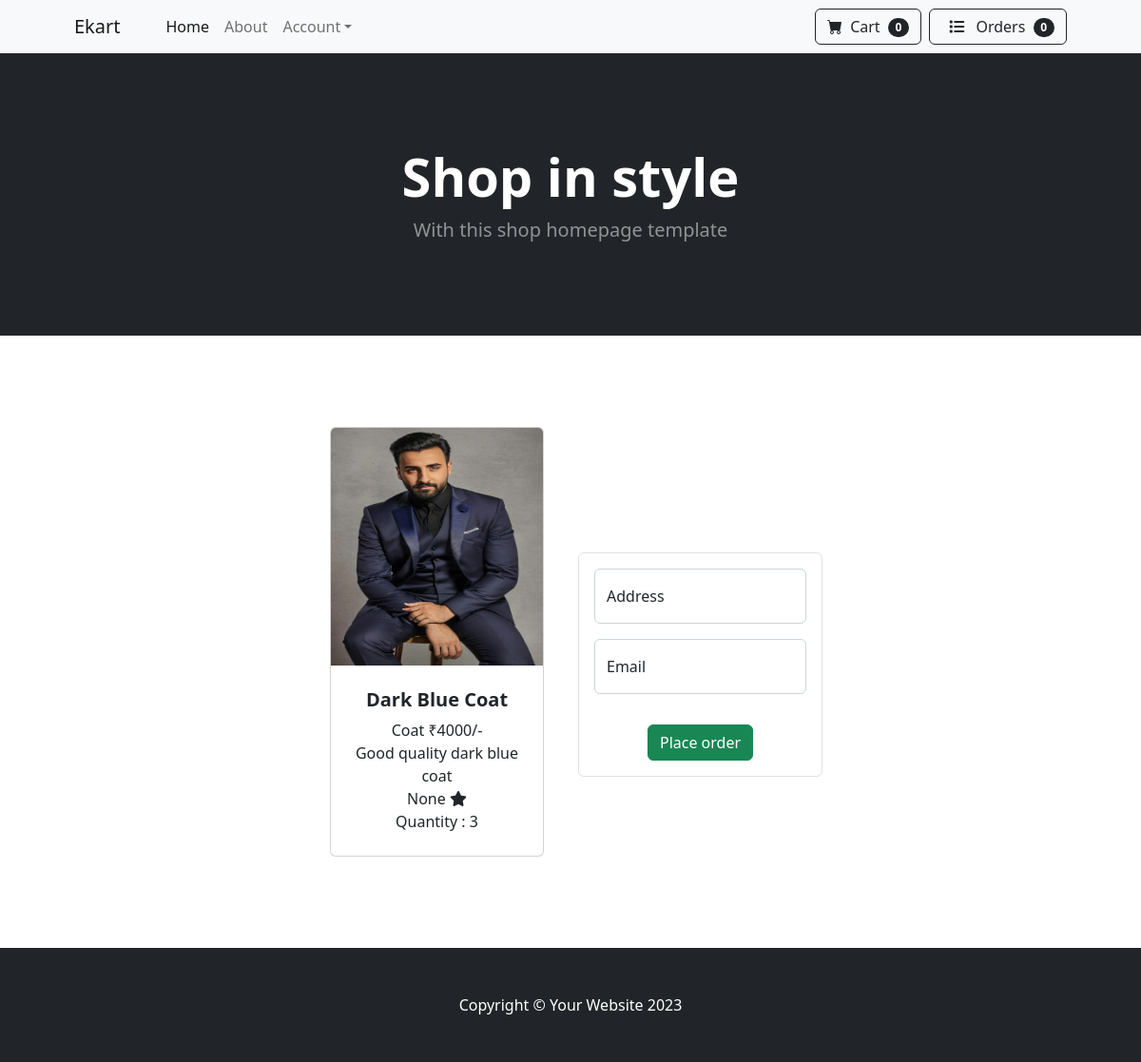
The page /place/order/1 on the database its author committed.
### user_app/models.py (models this page shows)
class Cart(models.Model):
    product=models.ForeignKey(Products,on_delete=models.CASCADE)
    user = models.ForeignKey(User,on_delete=models.CASCADE)
    quantity = models.PositiveIntegerField(default=1)
    date = models.DateField(auto_now_add=True)
    options =(
        ('in-cart','in-cart'),
        ('order-placed','order-placed'),
        ('cancelled','cancelled')
    )
    status = models.CharField(max_length=100,default='in-cart',choices=options)

### admin_app/models.py (models this page shows, shortened)
class Products(models.Model):
    product_name = models.CharField(max_length=100)
    price = models.PositiveIntegerField()
    description = models.TextField(max_length=100)
    rating = models.PositiveIntegerField(null=True,blank=True)
    image = models.ImageField(upload_to='images')
    category = models.ForeignKey(Category,on_delete=models.CASCADE)

class Category(models.Model):
    category_name = models.CharField(max_length=100,unique=True)
    is_active = models.BooleanField(default=True)
    def __str__(self):
        return self.category_name

### user_app/views.py (the view, shortened to what this page needs)
# urls.py: path('place/order/<int:id>',views.PlaceOrder.as_view(),name = 'placeorder_view'),
class PlaceOrder(TemplateView):
    template_name = 'place_order.html'
    def get_context_data(self, **kwargs):
        context = super().get_context_data(**kwargs)
        context['form'] = OrderForm()
        context['product'] = Cart.objects.get(id = kwargs.get('id'))
        return context

### user_app/forms.py
class OrderForm(forms.ModelForm):
    class Meta:
        model = Orders
        fields = ['address','email']
        widgets ={
            'address':forms.TextInput(attrs={'class':'form-control','placeholder':'Enter your address'}),
            'email':forms.EmailInput(attrs={'class':'form-control','placeholder':'Enter your email','type':'email'})
        }

### user_app/context_processors.py (called while the page is built)
def cart_count(request):
    if request.user.is_authenticated:
        count = Cart.objects.filter(user = request.user,status = 'in-cart').count()
        return {'count':count}
    else:
        return {'count':0}

def order_count(request):
    if request.user.is_authenticated:
        order_count = Orders.objects.filter(user = request.user,status = 'order-placed').count()
        return {'order_count':order_count}
    else:
        return {'order_count':0}

### user_app/templates/place_order.html (shortened to what this page needs)
{% extends 'index.html' %}
{% block content %}
<section class="py-5">
    <div class="container px-4 px-lg-5 mt-5">
        <div class="row gx-4 gx-lg-5 row-cols-2 row-cols-md-3 row-cols-xl-4 justify-content-center">
            <div class="col-6 mb-5">
                <div class="card h-100 w-100">
                    <img class="card-img-top" src="{{product.product.image.url}}" alt="..." height="250px">
                    <div class="card-body p-4">
                        <div class="text-center">
                            <h5 class="fw-bolder">{{product.product.product_name}}</h5>
                            {{product.product.category}}
                            ₹{{product.product.price}}/-<br>
                            {{product.product.description}}<br>
                            {{product.product.rating}} <i class="fa-solid fa-star"></i><br>
                            Quantity : {{product.quantity}}
                        </div>
                    </div>
                </div>
            </div>
            <div class="col-6 m-1 container-fluid p-2 d-flex align-items-center justify-content-center">
                <div class="p-3 border rounded w-100">
                <form method="post">
                    <div class="form-floating mb-3">
                        {{form.address}}
                        <label>Address</label>
                    </div>
                    <div class="form-floating mb-3">
                        {{form.email}}
                        <label>Email</label>
                    </div>
                    <div class="w-100 d-flex flex-column align-items-center">
                        <input type="submit" class="btn btn-success mt-3" value="Place order">
                    </div>
                </form>
                </div>
            </div>
        </div>
    </div>
</section>
{% endblock %}

### rows shown on the page
Cart: product.image (picture), product.product_name "Dark Blue Coat", product.category "Coat", product.price "4000", product.description "Good quality dark blue coat", product.rating "None", quantity "3"

### other values the page prints
{{ count }} "0"
{{ order_count }} "0"
